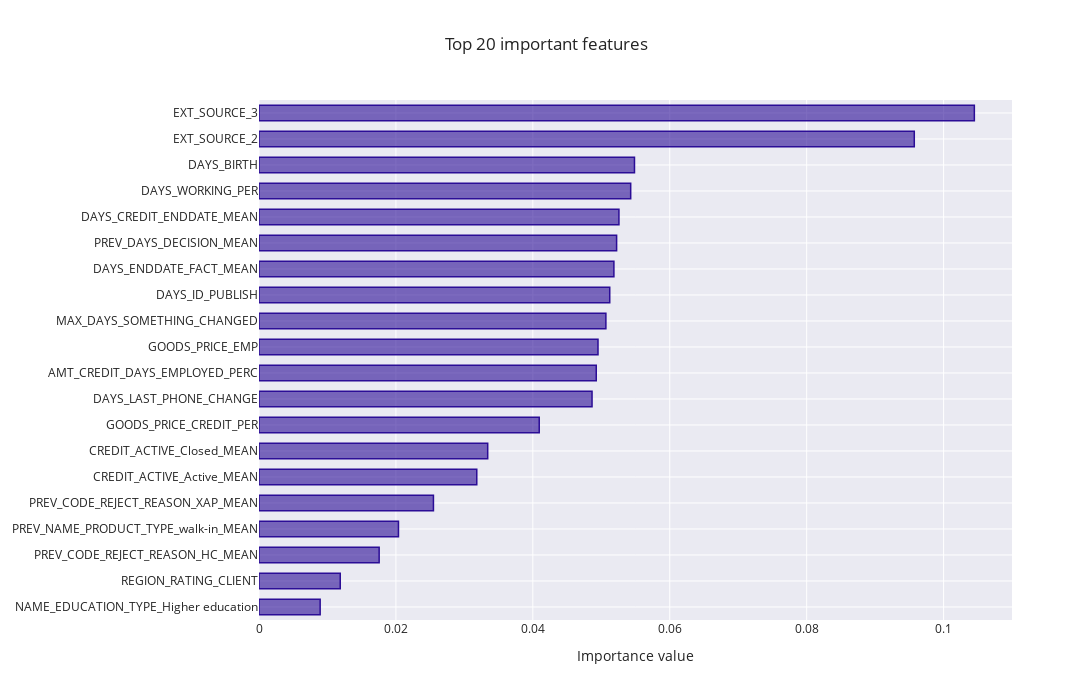

Notebook cell for this chart:
### Code cell
# Feautres importance for model
feature_importance_plot(pipe_under[-1].feature_importances_,
                        train,
                        (LOG,run,'Modele/[Under]/')
                       )

### Figure 1 — Plotly figure (JSON) as saved in the notebook; plotly's stock layout.template omitted (floating-point values rounded to 4 significant figures)
{"data": [{"marker": {"color": "rgba(43, 13, 150, 0.6)", "line": {"color": "rgba(43, 13, 150, 1.0)", "width": 1.5}}, "orientation": "h", "type": "bar", "x": [0.008932, 0.01187, 0.01755, 0.02037, 0.02548, 0.03181, 0.03341, 0.04093, 0.04865, 0.04926, 0.04952, 0.05067, 0.05123, 0.05184, 0.05224, 0.05258, 0.05429, 0.05485, 0.09572, 0.1045], "y": ["NAME_EDUCATION_TYPE_Higher education", "REGION_RATING_CLIENT", "PREV_CODE_REJECT_REASON_HC_MEAN", "PREV_NAME_PRODUCT_TYPE_walk-in_MEAN", "PREV_CODE_REJECT_REASON_XAP_MEAN", "CREDIT_ACTIVE_Active_MEAN", "CREDIT_ACTIVE_Closed_MEAN", "GOODS_PRICE_CREDIT_PER", "DAYS_LAST_PHONE_CHANGE", "AMT_CREDIT_DAYS_EMPLOYED_PERC", "GOODS_PRICE_EMP", "MAX_DAYS_SOMETHING_CHANGED", "DAYS_ID_PUBLISH", "DAYS_ENDDATE_FACT_MEAN", "PREV_DAYS_DECISION_MEAN", "DAYS_CREDIT_ENDDATE_MEAN", "DAYS_WORKING_PER", "DAYS_BIRTH", "EXT_SOURCE_2", "EXT_SOURCE_3"]}], "layout": {"autosize": false, "bargap": 0.4, "height": 700, "title": {"text": "Top 20 important features"}, "width": 1300, "xaxis": {"autorange": true, "range": [0, 0.11], "title": {"text": "Importance value"}, "type": "linear"}, "yaxis": {"automargin": true, "autorange": true, "range": [-0.5, 19.5], "type": "category"}}}
